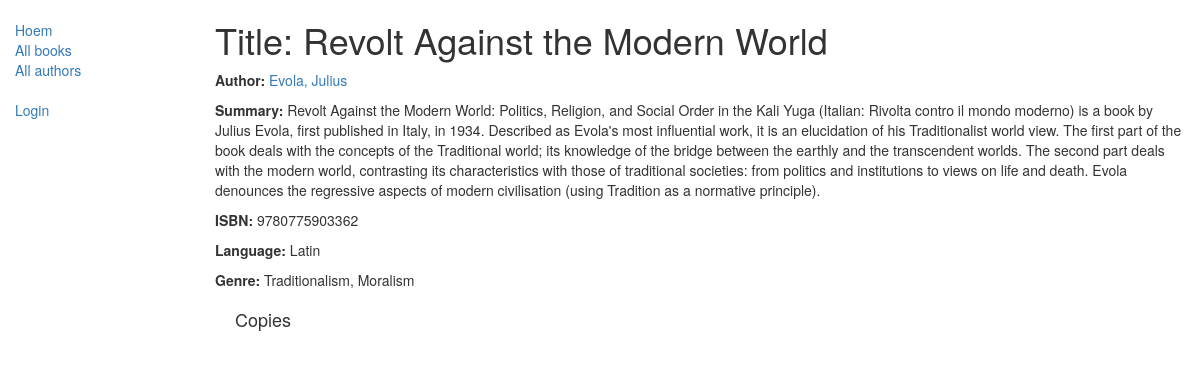
/catalog/book/2, run on the app's committed database.
### catalog/models.py (models this page shows, shortened)
class Book(models.Model):
    title = models.CharField(max_length=200)
    author = models.ForeignKey('Author', on_delete=models.SET_NULL, null=True)
    summary = models.TextField(max_length=1000, help_text="Enter a brief description of the book")
    isbn = models.CharField('ISBN',max_length=13, help_text='13 Character <a href="https://www.isbn-international.org/content/what-isbn">ISBN number</a>')
    genre = models.ManyToManyField(Genre, help_text="Select a genre for this book")
    language = models.ForeignKey('Language', on_delete=models.SET_NULL, null=True)

class Author(models.Model):
    first_name = models.CharField(max_length=100)
    last_name = models.CharField(max_length=100)
    date_of_birth = models.DateField(null=True, blank=True)
    date_of_death = models.DateField('died', null=True, blank=True)
    class Meta:
        ordering = ["last_name","first_name"]
    def __str__(self):
        return '{0}, {1}'.format(self.last_name,self.first_name)

class Language(models.Model):
    name = models.CharField(max_length=200, help_text="Enter a the book's natural language (e.g. English, French, Japanese etc.)")
    def __str__(self):
        return self.name

class Genre(models.Model):
    name = models.CharField(max_length=200, help_text="Enter a book genre (e.g. Science Fiction, French Poetry etc.)")
    def __str__(self):
        return self.name

### catalog/views.py (the view)
# urls.py: path('book/<int:pk>', views.BookDetailView.as_view(), name='book-detail'),
class BookDetailView(generic.DetailView):
    model = Book

### catalog/templates/catalog/book_detail.html (shortened to what this page needs)
{% extends "base_generic.html" %}
{% block content %}
<h1>Title: {{ book.title }}</h1>
<p><strong>Author:</strong> <a href="{% url 'author-detail' book.author.pk %}">{{ book.author }}</a></p>
<p><strong>Summary:</strong> {{ book.summary }}</p>
<p><strong>ISBN:</strong> {{ book.isbn }}</p>
<p><strong>Language:</strong> {{ book.language }}</p>
<p><strong>Genre:</strong> {% for genre in book.genre.all %}{{genre}}{% if not forloop.last %}, {% endif %}{% endfor %}</p>
<div style="margin-left:20px;margin-top:20px">
<h4>Copies</h4>
</div>
{% endblock %}

### data on the page
Book: title "Revolt Against the Modern World", author "Evola, Julius", summary "Revolt Against the Modern World: Politics, Religion, and Social Order in the Kali Yuga (Italian: Rivolta contro il mondo moderno) is a book by Julius Evola, first published in Italy, in 1934. Described as Evola's most influential work, it is an elucidation of his Traditionalist world view. The first part of the book deals with the concepts of the Traditional world; its knowledge of the bridge between the earthly and the transcendent worlds. The second part deals with the modern world, contrasting its characteristics with those of traditional societies: from politics and institutions to views on life and death. Evola denounces the regressive aspects of modern civilisation (using Tradition as…", isbn "9780775903362", language "Latin"
Genre: name "Traditionalism"
Genre: name "Moralism"
